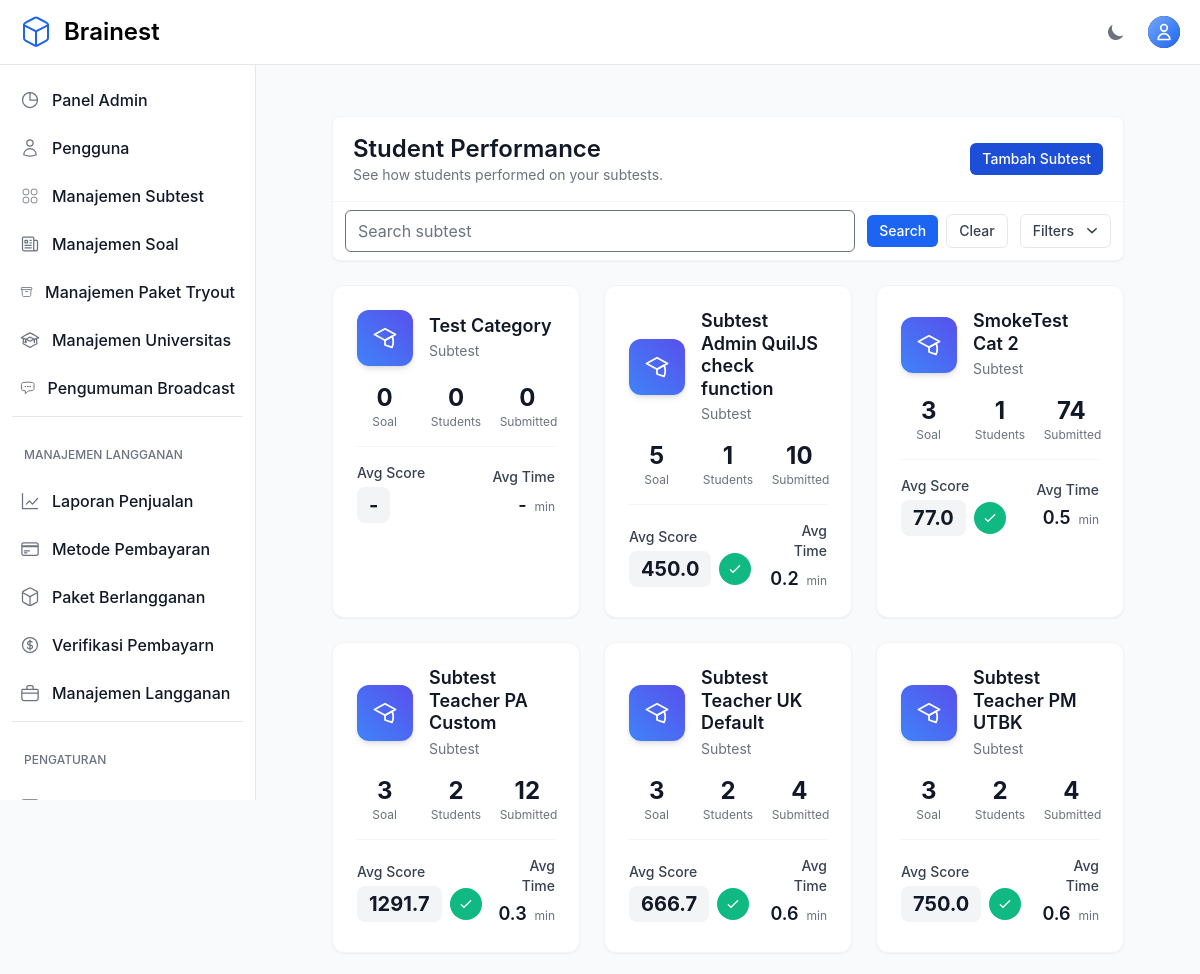
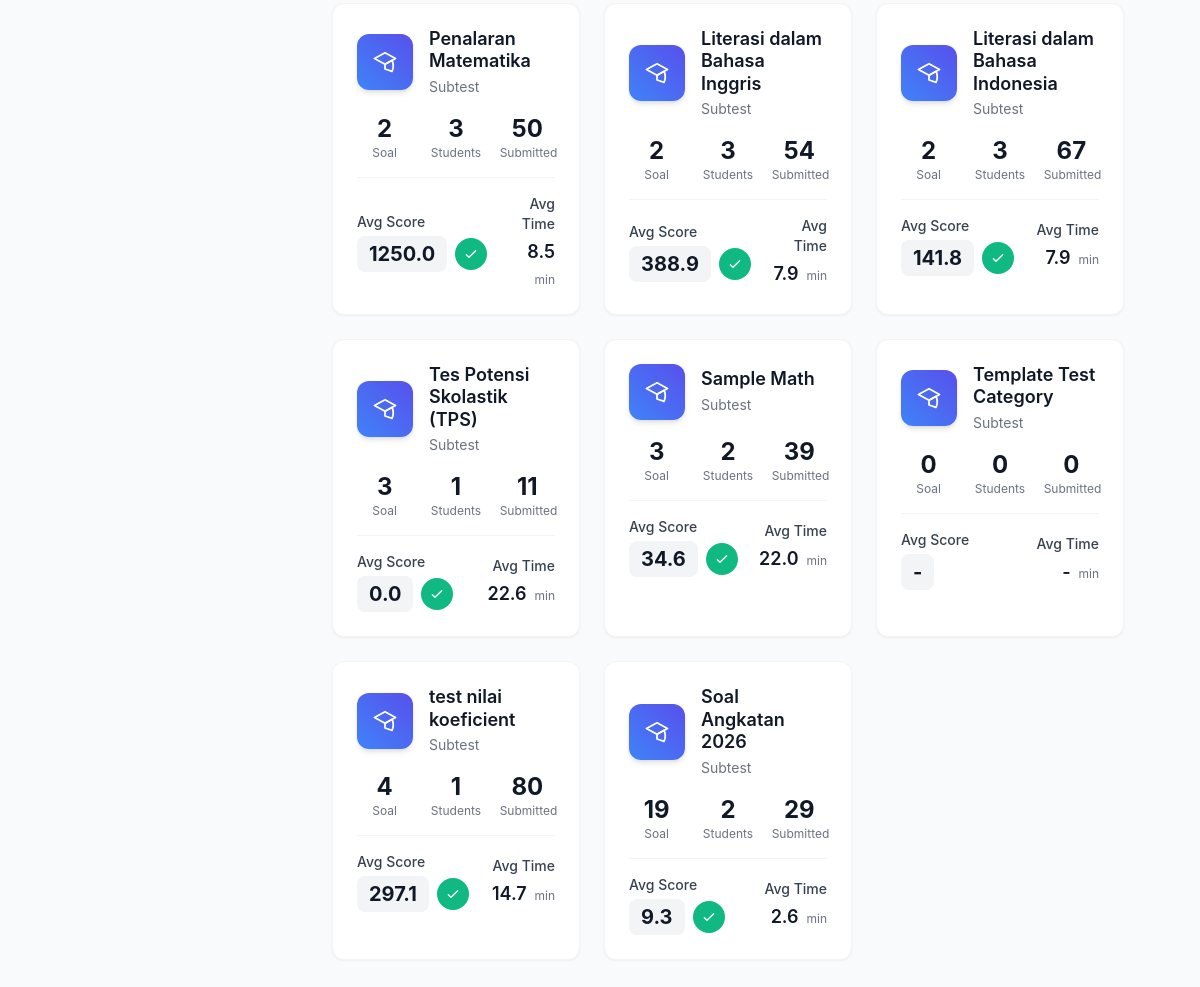
/teacher/students/ (signed in), run on the app's committed database (2 pictures, top to bottom).
### otosapp/models.py (models this page shows, shortened)
class Category(models.Model):
    SCORING_METHODS = [
        ('default', 'Default'),
        ('custom', 'Custom'),
        ('utbk', 'UTBK'),
    ]
    category_name = models.CharField(max_length=200)
    time_limit = models.IntegerField(default=60, help_text="Time limit in minutes (default: 60 minutes)")
    scoring_method = models.CharField(max_length=10, choices=SCORING_METHODS, default='default')
    passing_score = models.FloatField(default=75.0, help_text="Minimum score required to pass (0-100)")
    release_date = models.DateTimeField(default=timezone.now, help_text="Tanggal rilis subtest ini")
    created_by = models.ForeignKey(
        User,
        on_delete=models.SET_NULL,
        null=True,
        blank=True,
        related_name='categories_created',
        help_text='Teacher who created this category'
    )
    teachers = models.ManyToManyField(
        User,
        related_name='teaching_categories',
        blank=True,
        help_text='Additional teachers assigned to this category'
    )
    def get_question_count(self):
        return self.question_set.count()
    def get_test_statistics(self):
        completed_tests = Test.objects.filter(
            categories=self,
            is_submitted=True
        )
        if not completed_tests.exists():
            return {
                'total_tests': 0,
                'total_students': 0,
                'passed_tests': 0,
                'failed_tests': 0,
                'pass_rate': None,
                'average_score': None
            }
        total_tests = completed_tests.count()
        total_students = completed_tests.values('student').distinct().count()
        passed_tests = completed_tests.filter(score__gte=self.passing_score).count()
        failed_tests = total_tests - passed_tests
        pass_rate = round((passed_tests / total_tests) * 100, 1)
        total_score = 0
        for test in completed_tests:
            if test.tryout_package:
                pkg_cat = test.tryout_package.tryoutpackagecategory_set.filter(category=self).first()
                category_answers = test.answers.filter(question__category=self)
                if category_answers.exists():
                    correct_answers = category_answers.filter(selected_choice__is_correct=True).count()
                    total_questions = category_answers.count()
                    category_score_percentage = (correct_answers / total_questions) if total_questions else 0
                    category_contribution = category_score_percentage * pkg_cat.max_score
                    total_score += category_contribution
                else:
                    total_score += 0
            else:
                total_score += test.score
        average_score = round(total_score / total_tests, 1)
        durations_seconds = []
        for t in completed_tests:
            if t.start_time and t.end_time:
                try:
                    delta = t.end_time - t.start_time
                    seconds = delta.total_seconds()
                    if seconds and seconds > 0:
                        durations_seconds.append(seconds)
                except Exception:
                    continue
        average_completion_minutes = None
        if durations_seconds:
            average_completion_minutes = round((sum(durations_seconds) / len(durations_seconds)) / 60, 1)
        return {
            'total_tests': total_tests,
            'total_students': total_students,
            'passed_tests': passed_tests,
            'failed_tests': failed_tests,
            'pass_rate': pass_rate,
            'average_score': average_score,
            'average_completion_minutes': average_completion_minutes
        }

### otosapp/views.py (the view)
# urls.py: path('teacher/students/', views.teacher_student_list, name='teacher_student_list'),
@login_required
@admin_or_teacher_required
def teacher_student_list(request):
    if request.user.is_admin():
        categories = Category.objects.all()
    else:
        categories = Category.objects.filter(
            Q(created_by=request.user) | Q(teachers=request.user)
        ).distinct()
    q = request.GET.get('q', '').strip()
    scoring = request.GET.get('scoring', '').strip()
    has_submissions = request.GET.get('has_submissions', '').strip()
    sort = request.GET.get('sort', 'recent')
    if q:
        categories = categories.filter(category_name__icontains=q)
    if scoring:
        scoring_val = 'default' if scoring == 'standard' else scoring
        categories = categories.filter(scoring_method=scoring_val)
    categories = categories.annotate(
        submitted_count=Count('tests', filter=Q(tests__is_submitted=True)),
        avg_score=Avg('tests__score', filter=Q(tests__is_submitted=True))
    )
    if has_submissions in ['0', '1']:
        if has_submissions == '1':
            categories = categories.filter(submitted_count__gt=0)
        else:
            categories = categories.filter(submitted_count=0)
    if sort == 'popular':
        categories = categories.order_by('-submitted_count', '-id')
    elif sort == 'avg_score':
        categories = categories.order_by('-avg_score', '-id')
    else:
        categories = categories.order_by('-id')
    for cat in categories:
        stats = cat.get_test_statistics()
        cat.total_students = stats['total_students']
        cat.total_tests = stats['total_tests']
        cat.avg_score = stats['average_score']
        cat.avg_completion_minutes = stats.get('average_completion_minutes')
        cat.has_avg_score = stats.get('average_score') is not None
    return render(request, 'teacher/student_performance.html', {'categories': categories})

### otosapp/models.py (called while the page is built)
    def is_admin(self):
        return self.role and self.role.role_name == 'Admin'

### otosapp/templates/teacher/student_performance.html (shortened to what this page needs)
{% extends 'base.html' %}
{% block content %}
<section class="bg-gray-50 dark:bg-gray-900 p-3 sm:p-5 antialiased">
  <div class="mx-auto max-w-5xl px-4 sm:px-6 lg:px-8">
  <div class="bg-white dark:bg-gray-800 relative shadow-sm sm:rounded-lg overflow-visible mb-6 border border-gray-100 dark:border-gray-700">
      <div class="px-5 py-4 flex items-center justify-between">
        <div>
          <h1 class="text-2xl font-semibold text-gray-900 dark:text-white">Student Performance</h1>
          <p class="text-sm text-gray-500 dark:text-gray-400">See how students performed on your subtests.</p>
        </div>
        <div>
          <a href="{% url 'teacher_category_create' %}" class="inline-flex items-center px-3 py-1.5 text-sm font-medium text-white bg-primary-700 rounded-md hover:bg-primary-800">Tambah Subtest</a>
        </div>
      </div>
      <div class="px-3 py-2 border-t border-gray-100 dark:border-gray-700">
        <form method="get" class="flex flex-col sm:flex-row sm:items-center sm:gap-3">
          <input id="searchInput" type="search" name="q" placeholder="Search subtest" value="{{ request.GET.q|default_if_none:'' }}" class="w-full sm:flex-1 px-3 py-2 rounded-md border bg-white dark:bg-gray-700 text-base text-gray-700 dark:text-gray-200" />
          <div class="flex items-center gap-2 mt-2 sm:mt-0">
            <button type="submit" class="inline-flex items-center px-3 py-1.5 text-sm font-medium text-white bg-blue-600 rounded-md hover:bg-blue-700">Search</button>
            <a href="{{ request.path }}" class="inline-flex items-center px-3 py-1.5 text-sm font-medium text-gray-700 bg-white border rounded-md hover:bg-gray-50">Clear</a>
          </div>
          <div class="relative inline-block text-left">
            <button id="filterToggleBtn" data-dropdown-toggle="filterDropdown" type="button" class="inline-flex items-center px-3 py-1.5 text-sm font-medium text-gray-700 bg-white border rounded-md hover:bg-gray-50" aria-expanded="false">Filters
              <svg class="ml-2 -mr-1 h-5 w-5" xmlns="http://www.w3.org/2000/svg" viewBox="0 0 20 20" fill="currentColor" aria-hidden="true">
                <path fill-rule="evenodd" d="M5.23 7.21a.75.75 0 011.06-.02L10 10.584l3.71-3.396a.75.75 0 011.04 1.08l-4.24 3.885a.75.75 0 01-1.04 0L5.25 8.29a.75.75 0 01-.02-1.08z" clip-rule="evenodd" />
              </svg>
            </button>
          </div>
        </form>
      </div>
    </div>
    <div class="grid grid-cols-1 sm:grid-cols-2 lg:grid-cols-3 gap-6">
      {% for cat in categories %}
  <div class="bg-white dark:bg-gray-800 rounded-xl shadow-sm border border-gray-100 dark:border-gray-700 hover:shadow-2xl transform transition-transform duration-200 hover:-translate-y-1 group">
        <a href="{% url 'teacher_view_student_scores' cat.id %}" class="block p-6">
          <div class="flex items-center gap-4 mb-4">
            <div class="w-14 h-14 rounded-xl bg-gradient-to-tr from-blue-500 to-indigo-600 text-white flex items-center justify-center shadow-md group-hover:scale-105 transition-transform">
            </div>
            <div class="flex-1 min-w-0">
              <h3 class="text-lg font-semibold text-gray-900 dark:text-white leading-tight">{{ cat.category_name }}</h3>
              <p class="text-sm text-gray-500 dark:text-gray-400 mt-1">Subtest</p>
            </div>
          </div>
          <div class="grid grid-cols-3 gap-4 mb-4">
            <div class="text-center">
              <div class="text-2xl font-bold text-gray-900 dark:text-white">{{ cat.get_question_count }}</div>
              <div class="text-xs text-gray-500 dark:text-gray-400">Soal</div>
            </div>
            <div class="text-center">
              <div class="text-2xl font-bold text-gray-900 dark:text-white">{{ cat.total_students }}</div>
              <div class="text-xs text-gray-500 dark:text-gray-400">Students</div>
            </div>
            <div class="text-center">
              <div class="text-2xl font-bold text-gray-900 dark:text-white">{{ cat.total_tests }}</div>
              <div class="text-xs text-gray-500 dark:text-gray-400">Submitted</div>
            </div>
          </div>
          <div class="border-t border-gray-100 dark:border-gray-700 pt-4">
            <div class="flex items-center justify-between space-x-4">
              <div class="flex-1">
                <div class="text-sm font-medium text-gray-700 dark:text-gray-300">Avg Score</div>
                <div class="mt-1 inline-flex items-center">
                  <div class="px-3 py-1 rounded-lg bg-gray-100 dark:bg-gray-700">
                    <span class="text-xl font-bold text-gray-900 dark:text-white">{{ cat.avg_score|default_if_none:'-' }}</span>
                  </div>
                  {% if cat.has_avg_score %}
                  <div class="ml-2 w-8 h-8 rounded-full bg-emerald-500 flex items-center justify-center">
                    <svg xmlns="http://www.w3.org/2000/svg" class="w-4 h-4 text-white" viewBox="0 0 24 24" fill="none" stroke="currentColor">
                      <path stroke-linecap="round" stroke-linejoin="round" stroke-width="2" d="M5 13l4 4L19 7" />
                    </svg>
                  </div>
                  {% endif %}
                </div>
              </div>
              <div class="flex-0 text-right">
                <div class="text-sm font-medium text-gray-700 dark:text-gray-300">Avg Time</div>
                <div class="mt-1">
                  <span class="text-lg font-semibold text-gray-900 dark:text-white">{{ cat.avg_completion_minutes|default_if_none:'-' }}</span>
                  <span class="text-xs text-gray-500 dark:text-gray-400">&nbsp;min</span>
                </div>
              </div>
            </div>
          </div>
        </a>
      </div>
      {% empty %}
      <div class="col-span-full p-6 bg-white dark:bg-gray-800 rounded-lg shadow">
        <p class="text-gray-600 dark:text-gray-300">You have not created any subtests yet. Create one from Manage Subtest.</p>
      </div>
      {% endfor %}
    </div>
  </div>
</section>
{% endblock %}

### data on the page
Category: category_name "Test Category", get_question_count "0", total_students "0", total_tests "0", avg_score "-", avg_completion_minutes "-"
Category: category_name "Subtest Admin QuilJS check function", get_question_count "5", total_students "1", total_tests "10", avg_score "450.0", avg_completion_minutes "0.2"
Category: category_name "SmokeTest Cat 2", get_question_count "3", total_students "1", total_tests "74", avg_score "77.0", avg_completion_minutes "0.5"
Category: category_name "Subtest Teacher PA Custom", get_question_count "3", total_students "2", total_tests "12", avg_score "1291.7", avg_completion_minutes "0.3"
Category: category_name "Subtest Teacher UK Default", get_question_count "3", total_students "2", total_tests "4", avg_score "666.7", avg_completion_minutes "0.6"
Category: category_name "Subtest Teacher PM UTBK", get_question_count "3", total_students "2", total_tests "4", avg_score "750.0", avg_completion_minutes "0.6"
Category: category_name "Penalaran Matematika", get_question_count "2", total_students "3", total_tests "50", avg_score "1250.0", avg_completion_minutes "8.5"
Category: category_name "Literasi dalam Bahasa Inggris", get_question_count "2", total_students "3", total_tests "54", avg_score "388.9", avg_completion_minutes "7.9"
Category: category_name "Literasi dalam Bahasa Indonesia", get_question_count "2", total_students "3", total_tests "67", avg_score "141.8", avg_completion_minutes "7.9"
Category: category_name "Tes Potensi Skolastik (TPS)", get_question_count "3", total_students "1", total_tests "11", avg_score "0.0", avg_completion_minutes "22.6"
Category: category_name "Sample Math", get_question_count "3", total_students "2", total_tests "39", avg_score "34.6", avg_completion_minutes "22.0"
Category: category_name "Template Test Category", get_question_count "0", total_students "0", total_tests "0", avg_score "-", avg_completion_minutes "-"
Category: category_name "test nilai koeficient", get_question_count "4", total_students "1", total_tests "80", avg_score "297.1", avg_completion_minutes "14.7"
Category: category_name "Soal Angkatan 2026", get_question_count "19", total_students "2", total_tests "29", avg_score "9.3", avg_completion_minutes "2.6"
